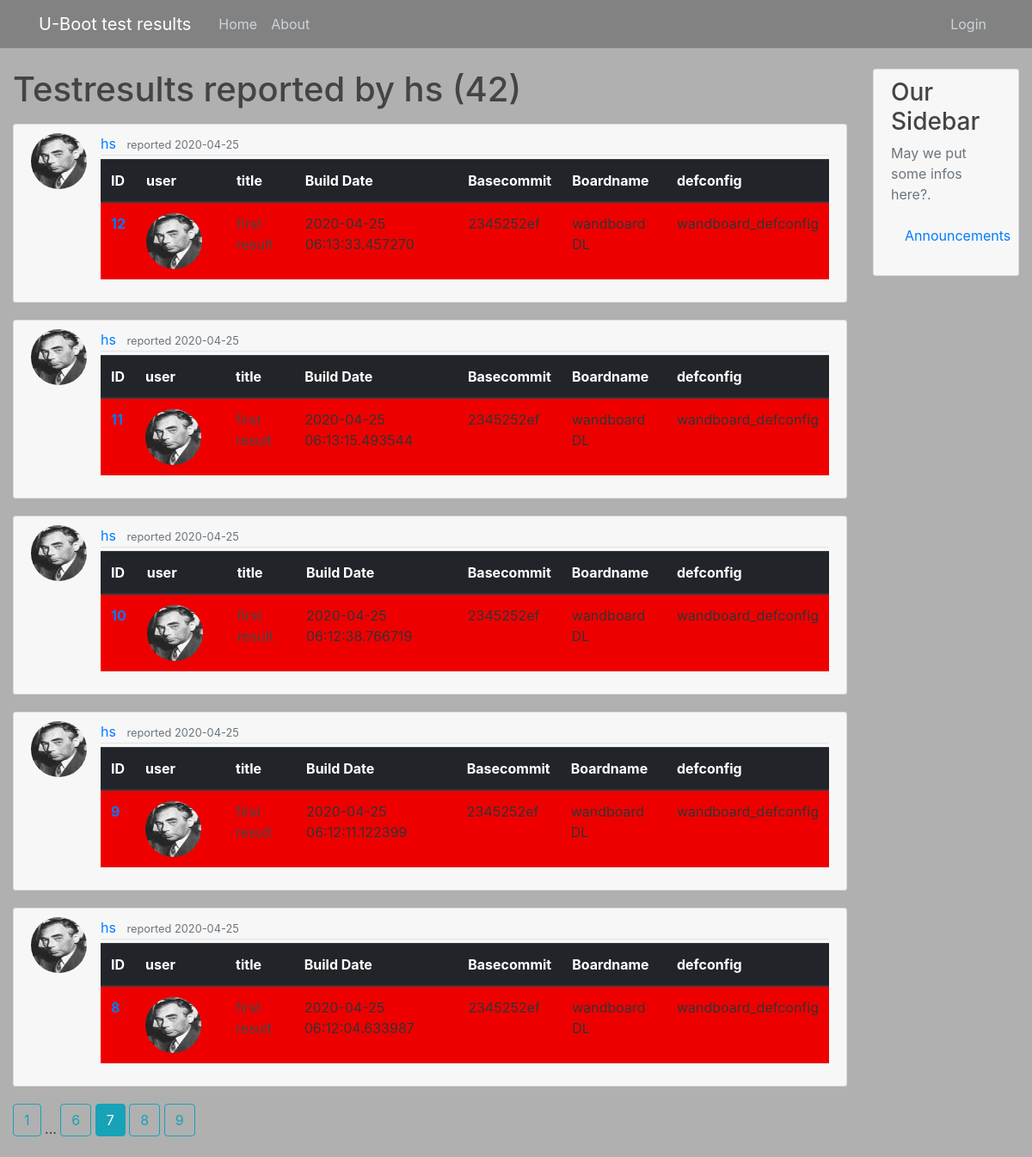
Screenshot of /user/hs?page=7 with the database file from the repository.
### ubtres/models.py (models this page shows, shortened)
class User(db.Model, UserMixin):
    id = db.Column(db.Integer, primary_key=True)
    username = db.Column(db.String(20), unique=True, nullable=False)
    isadmin = db.Column(db.Boolean(), default=False)
    email = db.Column(db.String(120), unique=True, nullable=False)
    about = db.Column(db.String(120), nullable=False, default="--")
    image_file = db.Column(db.String(20), nullable=False, default='default.jpg')
    password = db.Column(db.String(60), nullable=False)
    results = db.relationship('Result', backref='author', lazy=True)
    token = db.Column(db.String(32), index=True, unique=True)
    token_expiration = db.Column(db.DateTime)

class Result(db.Model):
    id = db.Column(db.Integer, primary_key=True)
    title = db.Column(db.String(100), nullable=False)
    build_date = db.Column(db.DateTime, nullable=False)
    arch = db.Column(db.String(20), nullable=False)
    cpu = db.Column(db.String(20), nullable=True)
    soc = db.Column(db.String(20), nullable=False)
    toolchain = db.Column(db.String(100), nullable=False)
    basecommit = db.Column(db.String(40), nullable=False)
    boardname = db.Column(db.String(100), nullable=True, default="unknown")
    defconfig = db.Column(db.String(40), nullable=False)
    splsize = db.Column(db.Integer, nullable=True)
    ubsize = db.Column(db.Integer, nullable=True)
    success = db.Column(db.Boolean(), default=True)
    content = db.Column(db.Text, nullable=False)
    date_posted = db.Column(db.DateTime, nullable=False, default=datetime.utcnow)
    user_id = db.Column(db.Integer, db.ForeignKey('user.id'), nullable=False)

### ubtres/users/routes.py (the view)
@users.route("/user/<string:username>")
def user_results(username):
    page = request.args.get('page', 1, type=int)
    user = User.query.filter_by(username=username).first_or_404()
    results = Result.query.filter_by(author=user)\
        .order_by(Result.date_posted.desc())\
        .paginate(page=page, per_page=5)
    return render_template('user_results.html', results=results, user=user)

### ubtres/templates/user_results.html
{% extends "layout.html" %}
{% block content %}
    <h1 class="mb-3">Testresults reported by {{ user.username }} ({{ results.total }})</h1>
    {% for result in results.items %}
        <result class="media content-section">
          <img class="rounded-circle result-img" src="{{ url_for('static', filename='profile_pics/' + result.author.image_file) }}">
          <div class="media-body">
            <div class="result-metadata">
              <a class="mr-2" href="{{ url_for('users.user_results', username=result.author.username) }}">{{ result.author.username }}</a>
              <small class="text-muted">reported {{ result.date_posted.strftime('%Y-%m-%d') }}</small>
            </div>
            <table class="table">
              <thead class=thead-dark>
                <tr>
                  <th scope="col">ID</th>
                  <th scope="col">user</th>
                  <th scope="col">title</th>
                  <th scope="col">Build Date</th>
                  <th scope="col">Basecommit</th>
                  <th scope="col">Boardname</th>
                  <th scope="col">defconfig</th>
                </tr>
              </thead>
              <tbody>
                {% if result.success %}
                  <tr class="result-success">
                {% else %}
                  <tr class="result-failure">
                {% endif %}
                    <th scope="row"> <a href="{{ url_for('results.result', result_id=result.id) }}"> {{ result.id }}</a></th>
                    <td class="result-title"> <a href="{{ url_for('users.user_results', username=result.author.username) }}"> <img class="rounded-circle result-img" src="{{ url_for('static', filename='profile_pics/' + result.author.image_file) }}"> </a></img> </td>
                    <td class="result-title"> {{ result.title }}</td>
                    <td class="result-build_date"> {{ result.build_date }}</td>
                    <td class="result-basecommit"> {{ result.basecommit }}</td>
                    <td class="result-boardname"> {{ result.boardname }}</td>
                    <td class="result-defconfig"> {{ result.defconfig }}</td>
                  </tr>
              </tbody>
            </table>
          </div>
        </result>
    {% endfor %}
    {% for page_num in results.iter_pages(left_edge=1, right_edge=1, left_current=1, right_current=2) %}
      {% if page_num %}
        {% if results.page == page_num %}
          <a class="btn btn-info mb-4" href="{{ url_for('users.user_results', username=user.username, page=page_num) }}">{{ page_num }}</a>
        {% else %}
          <a class="btn btn-outline-info mb-4" href="{{ url_for('users.user_results', username=user.username, page=page_num) }}">{{ page_num }}</a>
        {% endif %}
      {% else %}
        ...
      {% endif %}
    {% endfor %}
{% endblock content %}

### ubtres/static/main.css (style rules this page uses)
body { background: #B0B0B0; color: #333333; margin-top: 5rem; }
h1, h2, h3, h4, h5, h6 { color: #444444; }
.content-section { background: #F7F7F7; padding: 10px 20px; border: 1px solid #dddddd; border-radius: 3px; margin-bottom: 20px; }
.result-failure { background: #EE0000; }
.result-title { color: #444444; }
.result-img { height: 65px; width: 65px; margin-right: 16px; }
.result-metadata { padding-bottom: 1px; margin-bottom: 4px; border-bottom: 1px solid #e3e3e3 }

### rows the page displays
User: username "hs"
Result: image_file (picture), author.username "hs", date_posted "2020-04-25", id "12", build_date "2020-04-25 06:13:33.457270", basecommit "2345252ef", boardname "wandboard DL", defconfig "wandboard_defconfig"
Result: image_file (picture), author.username "hs", date_posted "2020-04-25", id "11", build_date "2020-04-25 06:13:15.493544", basecommit "2345252ef", boardname "wandboard DL", defconfig "wandboard_defconfig"
Result: image_file (picture), author.username "hs", date_posted "2020-04-25", id "10", build_date "2020-04-25 06:12:38.766719", basecommit "2345252ef", boardname "wandboard DL", defconfig "wandboard_defconfig"
Result: image_file (picture), author.username "hs", date_posted "2020-04-25", id "9", build_date "2020-04-25 06:12:11.122399", basecommit "2345252ef", boardname "wandboard DL", defconfig "wandboard_defconfig"
Result: image_file (picture), author.username "hs", date_posted "2020-04-25", id "8", build_date "2020-04-25 06:12:04.633987", basecommit "2345252ef", boardname "wandboard DL", defconfig "wandboard_defconfig"

### other values shown
{{ results.total }} "42"
{{ page_num }} "1" "6" "8" "9"
{{ page_num }} "7"
